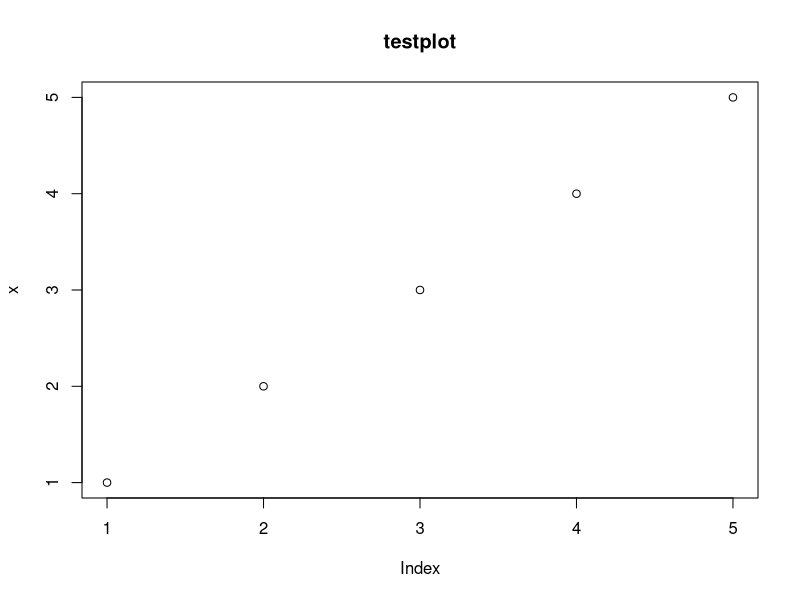
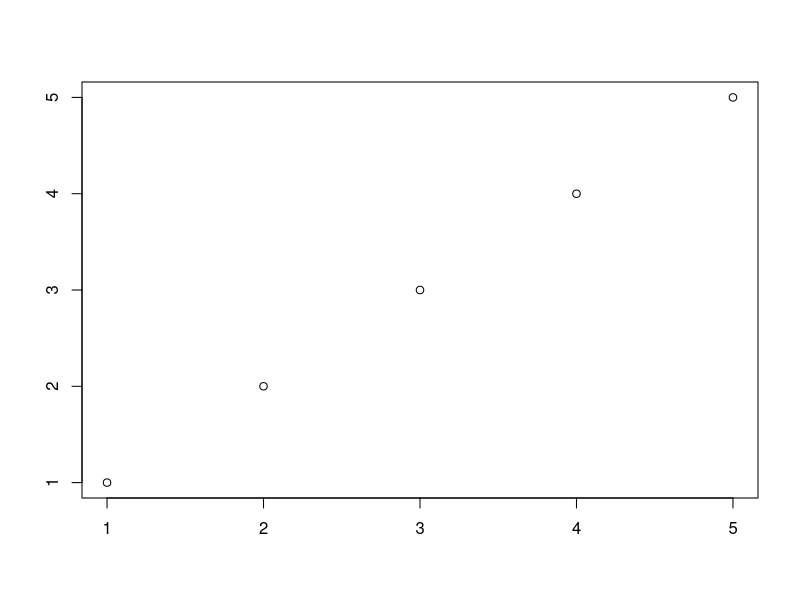

Write the R code that produced these figures, in order. (Note: this script raises an error after producing the figures.)
#adj- specifies the position of the test(0-1,.5=center=defult)
x<-1:5
plot(x,main="testplot",ask=1)
plot(x,ann=t)
par(bg="white")
plot(x)
plot(x,bty="n")
plot(x,main="plot")
plot(x,cex=5,main="plot",cex.main=5)